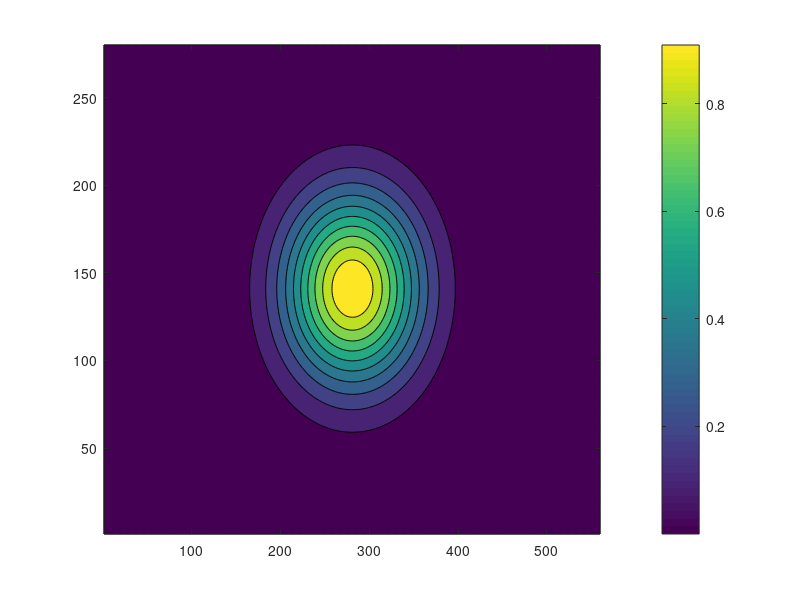

Write MATLAB code to recreate this figure. (Note: this script raises an error after producing the figure.)
clear all
close all
%restoredefaultpath
%addpath(genpath('../../../../gsw_matlab_v3_02'))

nx=560;
ny=280;
nz=101;

x=linspace(0,2*pi*4,nx);
y=linspace(0,2*pi*4/floor(nx/ny),ny);
[X,Y]=meshgrid(x,y);
Z1=sin(X).*sin(Y);

x=linspace(0,2*pi*2,nx);
y=linspace(0,2*pi*2/floor(nx/ny),ny);
[X,Y]=meshgrid(x,y);
Z2=sin(X).*sin(Y);

s=linspace(35,37,nz);
t=linspace(15,5,nz);
p=linspace(0,4000,nz);

t=repmat(t, [nx 1]);
t=repmat(permute(t,[3 2 1]),[ny 1 1]);
t=permute(t,[2 1 3]);
s=repmat(s, [nx 1]);
s=repmat(permute(s,[3 2 1]),[ny 1 1]);
s=permute(s,[2 1 3]);
p=repmat(p, [nx 1]);
p=repmat(permute(p,[3 2 1]),[ny 1 1]);
p=permute(p,[2 1 3]);

Z1=repmat(permute(Z1,[3 1 2]),[nz 1 1]);
Z2=repmat(permute(Z2,[3 1 2]),[nz 1 1]);

%%%%%%%%%%%%%%%%%%%%
% exponential function
[XX,YY]=meshgrid(0:nx-1,0:ny-1);
cx=floor(nx/2);
cy=floor(ny/2);
ex=exp(-(1/(10*nx))*((XX-cx).^2+(nx/ny)*(YY-cy).^2));

contourf(ex)
colorbar
ex=repmat(permute(ex,[3 1 2]),[nz 1 1]);

%%%%%%%%%%%%%%%%%%%%

t=t.*(1+0.2*Z1)+20*ex;
s=s.*(1+0.02*Z2);

r=gsw_rho(s,t,0*p);

lat=linspace(-80,80,ny);
lon=linspace(0,360,nx+1);
lon=lon(1:end-1);

lat=repmat(lat, [nx 1]);
lats=repmat(permute(lat,[3 2 1]),[nz 1 1]);

lon=repmat(lon, [ny 1]);
longs=repmat(permute(lon,[3 1 2]),[nz 1 1]);

figure
contourf(squeeze(r(1,:,:)))
colorbar
figure
contourf(squeeze(r(:,8,:)))
colorbar


ct=t;
vars = {'s','ct','p','lats','longs'};
save('data/input_data.mat',vars{:})
